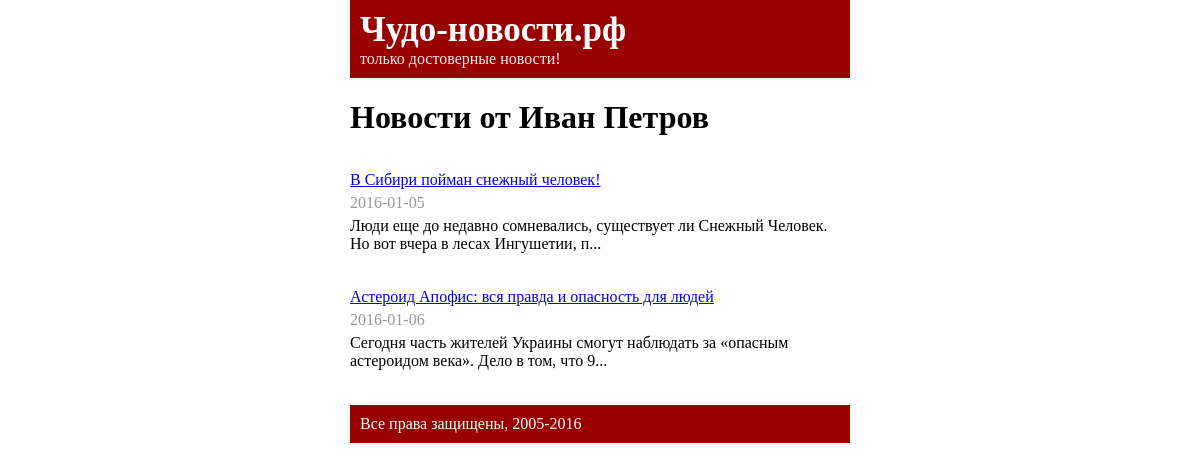
The app's page /?author_id=1 with its own data.
### tables this page shows
CREATE TABLE IF NOT EXISTS `authors` (
  `id` int(10) unsigned NOT NULL,
  `name` varchar(255) NOT NULL
);

CREATE TABLE IF NOT EXISTS `news` (
  `id` int(10) unsigned NOT NULL,
  `publish_date` date NOT NULL,
  `title` varchar(255) NOT NULL,
  `text` text NOT NULL,
  `author_id` int(11) NOT NULL
);

### includes/News.php (called while the page is built, shortened)
<?php
class News
{
    public function getNewsOneAuthor($action) {
        $mysqli = new DB_Connection();
        $result = $mysqli->getConnect()->query('SELECT news.*, authors.name FROM news, authors
                                                WHERE news.author_id = authors.id
                                                AND authors.id = ' . $action);
        $news = array();
        while($row = $result->fetch_assoc()) {
            if(mb_strlen($row['text']) > 100) {
                $row['text'] = mb_substr(strip_tags($row['text']), 0, 97) . '...';
            }
            $news[] = $row;
            $name = $row['name'];
        }
        include ROOT. '/pages/list_one_author.php';
    }
}

### includes/DB_Connection.php (called while the page is built)
<?php
class DB_Connection
{
    private $dbname;
    private $dbhost;
    private $db_pass;
    private $db_user;
    public function __construct() {
        $connect_info = include(ROOT.'/includes/db_connect_info.php');
        $this->dbhost=$connect_info['db_host'];
        $this->dbname=$connect_info['db_name'];
        $this->db_pass=$connect_info['db_password'];
        $this->db_user=$connect_info['db_user'];
    }
    public function getConnect() {
        $mysqli = new mysqli($this->dbhost, $this->db_user, $this->db_pass, $this->dbname)
        or die('No connect to db');
        $mysqli->set_charset('utf8');
        return $mysqli;
    }
}

### pages/list_one_author.php (the view)
<div class="news_list">
    <h1>Новости от <?=$name;?></h1>
    <?php foreach($news as $row): ?>
        <div class="news_item">
            <div class="title">
                <a href="?news_id=<?=$row['id']; ?>"><?=$row['title']; ?></a>
            </div>
            <div class="date">
                <?=$row['publish_date']; ?>
            </div>
            <div class="anounce">
                <?=$row['text']; ?>
            </div>
        </div>
    <?php endforeach; ?>
</div>

### pages/header.php (style rules this page uses)
.news_list .news_item { margin:35px 0; }
.date { margin:5px 0; color:#999; }

### records on screen
authors: name "Иван Петров"
news: title "В Сибири пойман снежный человек!", publish_date "2016-01-05", text "Люди еще до недавно сомневались, существует ли Снежный Человек. Но вот вчера в лесах Ингушетии, п..."
news: title "Астероид Апофис: вся правда и опасность для людей", publish_date "2016-01-06", text "Сегодня часть жителей Украины смогут наблюдать за «опасным астероидом века». Дело в том, что 9..."
